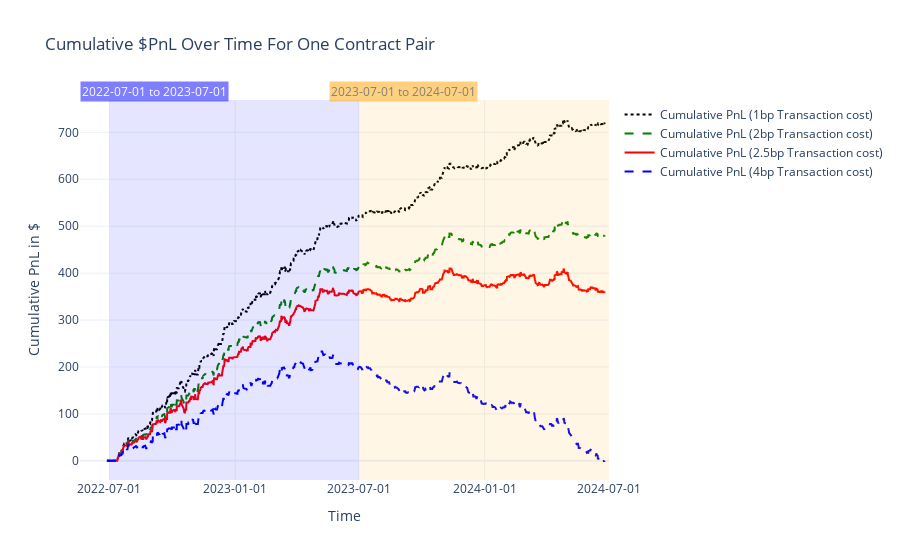

Notebook code for this chart:
### Code cell
fig = go.Figure()
# fig.add_trace(
#     go.Scatter(x=realized_pnl.index, y=realized_pnl.cumsum().values, mode='lines', name='Cumulative PnL'))
fig.add_shape(
    type="rect",
    x0="2022-07-01", y0=0, x1="2023-07-01", y1=1,
    xref="x", yref="paper",
    fillcolor="blue", opacity=0.1, line_width=0,
)
fig.add_shape(
    type="rect",
    x0="2023-07-01", y0=0, x1="2024-07-01", y1=1,
    xref="x", yref="paper",
    fillcolor="orange", opacity=0.1, line_width=0,
)
fig.add_annotation(
    x="2022-09-05",
    y=1.05,
    xref="x",
    yref="paper",
    text="2022-07-01 to 2023-07-01",
    showarrow=False,
    bgcolor="blue",
    opacity=0.5,
    font=dict(color="white")
)
fig.add_annotation(
    x="2023-09-05",
    y=1.05,
    xref="x",
    yref="paper",
    text="2023-07-01 to 2024-07-01",
    showarrow=False,
    bgcolor="orange",
    opacity=0.5,
    font=dict(color="black")
)
fig.add_trace(
    go.Scatter(x=realized_pnl_1bp.index, y=realized_pnl_1bp.cumsum().values, mode='lines', name='Cumulative PnL (1bp Transaction cost)', line=dict(color='black', dash='dot')))
fig.add_trace(
    go.Scatter(x=realized_pnl_2bp.index, y=realized_pnl_2bp.cumsum().values, mode='lines', name='Cumulative PnL (2bp Transaction cost)', line=dict(color='green', dash='dash'))
)

fig.add_trace(
    go.Scatter(x=realized_pnl.index, y=realized_pnl.cumsum().values, mode='lines', name='Cumulative PnL (2.5bp Transaction cost)', line=dict(color='red')))

fig.add_trace(
    go.Scatter(x=realized_pnl_4bp.index, y=realized_pnl_4bp.cumsum().values, mode='lines', name='Cumulative PnL (4bp Transaction cost)', line=dict(color='blue', dash='dash')))
fig.update_layout(
    title='Cumulative $PnL Over Time For One Contract Pair',
    xaxis_title='Time',
    yaxis_title='Cumulative PnL in $',
    xaxis=dict(
        tickformat='%Y-%m-%d'
    ),
    template='plotly_white'
)
# Add shaded areas

fig.show()

### Figure 1 — Plotly figure (JSON) as saved in the notebook; plotly's stock layout.template omitted (floating-point values rounded to 4 significant figures; data arrays with more than 128 entries replaced by an {"elided": "..."} marker saying what was removed)
{"data": [{"line": {"color": "black", "dash": "dot"}, "mode": "lines", "name": "Cumulative PnL (1bp Transaction cost)", "x": {"elided": "3493 str values"}, "y": {"elided": "3493 float values"}, "type": "scatter"}, {"line": {"color": "green", "dash": "dash"}, "mode": "lines", "name": "Cumulative PnL (2bp Transaction cost)", "x": {"elided": "3493 str values"}, "y": {"elided": "3493 float values"}, "type": "scatter"}, {"line": {"color": "red"}, "mode": "lines", "name": "Cumulative PnL (2.5bp Transaction cost)", "x": {"elided": "3493 str values"}, "y": {"elided": "3493 float values"}, "type": "scatter"}, {"line": {"color": "blue", "dash": "dash"}, "mode": "lines", "name": "Cumulative PnL (4bp Transaction cost)", "x": {"elided": "3493 str values"}, "y": {"elided": "3493 float values"}, "type": "scatter"}], "layout": {"shapes": [{"fillcolor": "blue", "line": {"width": 0}, "opacity": 0.1, "type": "rect", "x0": "2022-07-01", "x1": "2023-07-01", "xref": "x", "y0": 0, "y1": 1, "yref": "paper"}, {"fillcolor": "orange", "line": {"width": 0}, "opacity": 0.1, "type": "rect", "x0": "2023-07-01", "x1": "2024-07-01", "xref": "x", "y0": 0, "y1": 1, "yref": "paper"}], "annotations": [{"bgcolor": "blue", "font": {"color": "white"}, "opacity": 0.5, "showarrow": false, "text": "2022-07-01 to 2023-07-01", "x": "2022-09-05", "xref": "x", "y": 1.05, "yref": "paper"}, {"bgcolor": "orange", "font": {"color": "black"}, "opacity": 0.5, "showarrow": false, "text": "2023-07-01 to 2024-07-01", "x": "2023-09-05", "xref": "x", "y": 1.05, "yref": "paper"}], "xaxis": {"title": {"text": "Time"}, "tickformat": "%Y-%m-%d"}, "title": {"text": "Cumulative $PnL Over Time For One Contract Pair"}, "yaxis": {"title": {"text": "Cumulative PnL in $"}}}}
